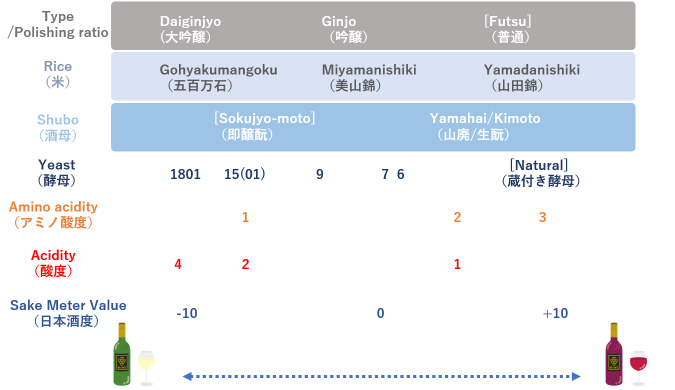
#> input picture advanced_wine.png, 1350 x 779 px (shown at 1/2 size)
$ python wine-advanced-straightline-diagram-creation.py
#> lines starting #> are read from the running program, lines starting #| are printed output that depends on the picture
from PIL import Image, ImageDraw

saketype = 45  # 15:大吟醸 45:吟醸 52:特別純米 60:純米 76:普通
saketype_line = "solid"

rice = 50  # 18:五百万石 50:美山錦 80:山田錦
rice_line ="dotted"

fstarter = 70  # 30:速醸酛 70:山廃 78:生酛
fstarter_line = "solid"

yeast = 12  # 12:1801 23:15(01) 38:9 50:7 53:6
yeast_line = "solid"

ForR = 100  # 0:Fruit 100:Rice

amino = 82  # 26:1 66:2 82:3
amino_line = "solid"

acid = 67  # 13:4 15:3 26:2 67:1
acid_line = "dotted"

svm = 51  # 15:-10 51:0 86:10
svm_line = "solid"

DorS = 30  # 0:Dry 100:Sweet

# ラインの一番左のピクセル
av_line_start_left = 222
# ラインの一番右のピクセル
av_line_end_right = 1270
# ラインの一番左から一番右までの長さ
av_line_length = av_line_end_right - av_line_start_left
# パーセンテージを掛けて長さを計算するための定数
av_line_add = av_line_length/100

# 酵母の配置が少し右にずれているので、それを修正するためのオフセット
yeast_offset = 22


def draw_custom_lines(image_path, lines):
    """
    Draw lines with custom settings on an image.

    :param image_path: Path to the image.
    :param lines: List of tuples, each containing (start_x, start_y, end_x, end_y, line_type, width)
                  where line_type is "solid" or "dotted" and width is the line thickness.
    """
#> called with image_path = 'advanced_wine.png'
    # Open the image
    with Image.open(image_path) as img:
#> img is the input picture: PIL image 1350x779 RGBA; mean R, G, B, A 230.4, 233.7, 238.6, 255
        draw = ImageDraw.Draw(img)

        # Function to draw a dotted line
        def draw_dotted_line(start, end, width):
            line_length = ((end[0] - start[0])**2 + (end[1] - start[1])**2)**0.5
            dots = int(line_length / 12)
            for i in range(dots):
                segment_start = (start[0] + (end[0] - start[0]) * i / dots, start[1] + (end[1] - start[1]) * i / dots)
                segment_end = (start[0] + (end[0] - start[0]) * (i + 0.5) / dots, start[1] + (end[1] - start[1]) * (i + 0.5) / dots)
                draw.line([segment_start, segment_end], fill="orange", width=width)


        # Iterate over the lines and draw each one
        for start_x, start_y, end_x, end_y, line_type, width in lines:
            start, end = (start_x, start_y), (end_x, end_y)
            if line_type == "solid":
                draw.line([start, end], fill="orange", width=width)
                # draw.line([(start_x, start_y), (end_x, end_y)], fill="orange", width=width)
            elif line_type == "dotted":
                draw_dotted_line(start, end, width)

        # Save or display the modified image
        img.save("advanced_wine-lined.png")
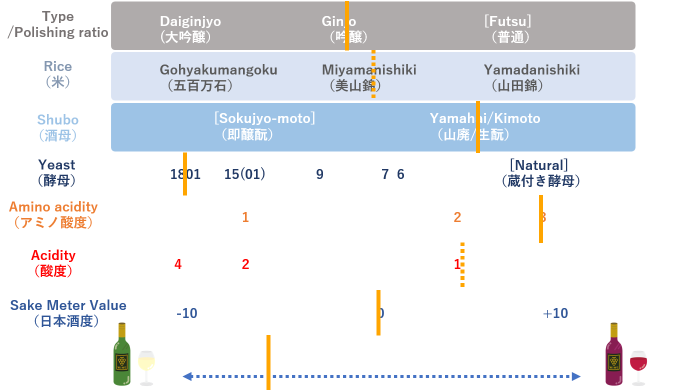
#> saved as advanced_wine-lined.png: PIL image 1350x779 RGBA (shown at 1/2 size); mean R, G, B, A 230.5, 233.4, 237.4, 255
        img.show()


# 描くラインをリストで提供
lines = [
    (av_line_start_left+saketype*av_line_add, 2, av_line_start_left+saketype*av_line_add, 100, saketype_line, 8),  # Dotted line from (start-tupple) to (end-tupple) with thickness 8
    (av_line_start_left+rice*av_line_add, 100, av_line_start_left+rice*av_line_add, 202, rice_line, 8),
    (av_line_start_left+fstarter*av_line_add, 202, av_line_start_left+fstarter*av_line_add, 305, fstarter_line, 8),
    (av_line_start_left+yeast*av_line_add+yeast_offset, 305, av_line_start_left+yeast*av_line_add+yeast_offset, 390, yeast_line, 8),
    (av_line_start_left+amino*av_line_add, 390, av_line_start_left+amino*av_line_add, 485, amino_line, 8),
    (av_line_start_left+acid*av_line_add, 485, av_line_start_left+acid*av_line_add, 580, acid_line, 8),
    (av_line_start_left+svm*av_line_add, 580, av_line_start_left+svm*av_line_add, 670, svm_line, 8),
    (av_line_start_left+DorS*av_line_add, 670, av_line_start_left+DorS*av_line_add, 780, "solid", 8),
]

draw_custom_lines("advanced_wine.png", lines)

$ run again, with advanced.png copied over advanced_wine.png
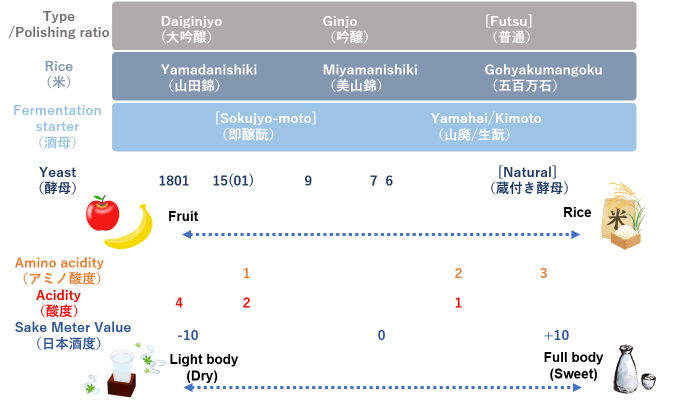
#> input picture advanced.png, 1350 x 800 px (shown at 1/2 size)
#> in draw_custom_lines, img is the input picture: PIL image 1350x800 RGBA; mean R, G, B, A 222.9, 226.6, 231.6, 255
#> in draw_custom_lines, `img.save("advanced_wine-lined.png")`:
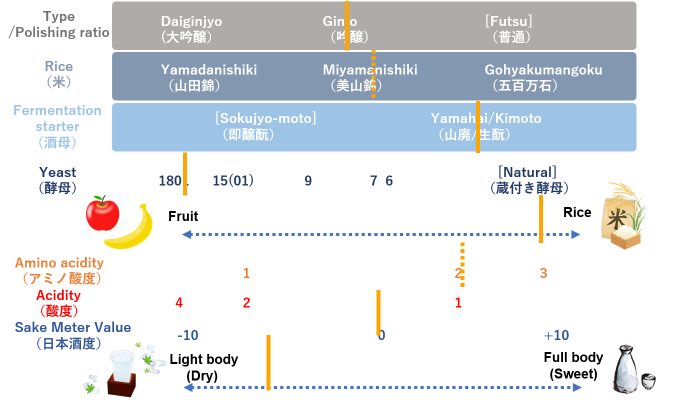
#> saved as advanced_wine-lined.png: PIL image 1350x800 RGBA (shown at 1/2 size); mean R, G, B, A 223.1, 226.3, 230.4, 255

$ run again, with basic.png copied over advanced_wine.png
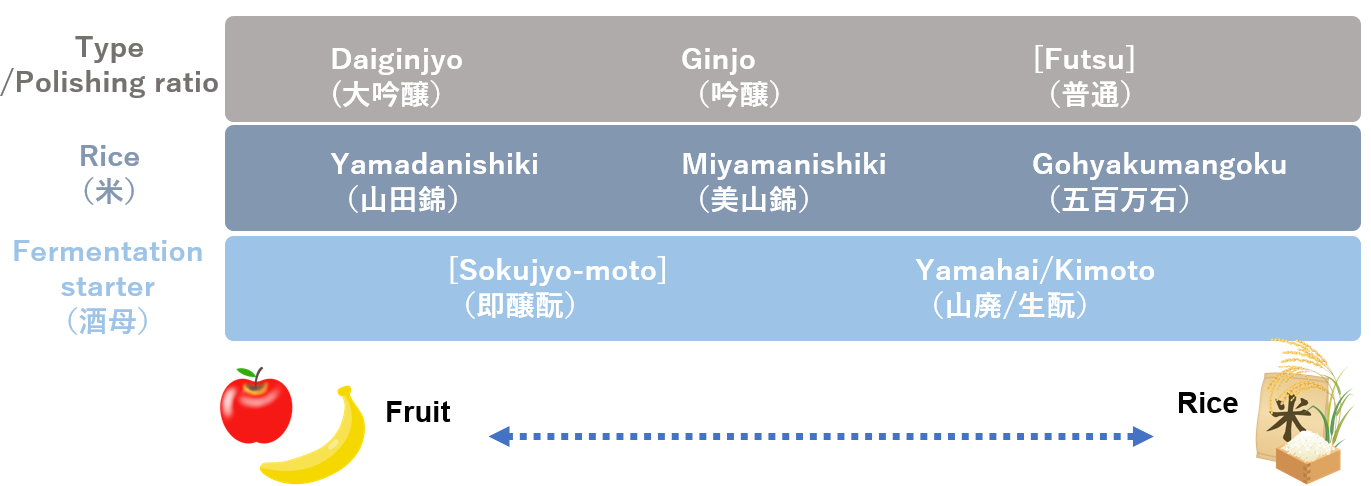
#> input picture basic.png, 1371 x 486 px
#> in draw_custom_lines, img is the input picture: PIL image 1371x486 RGBA; mean R, G, B, A 201.2, 208.9, 217.7, 255
#> in draw_custom_lines, `img.save("advanced_wine-lined.png")`:
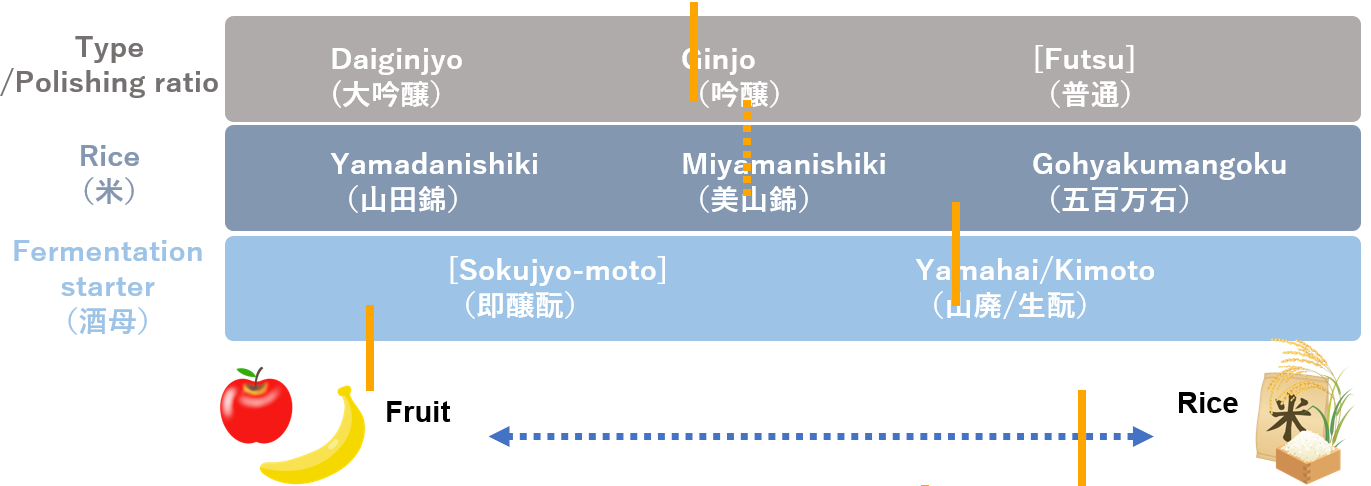
#> saved as advanced_wine-lined.png: PIL image 1371x486 RGBA; mean R, G, B, A 201.5, 208.6, 216.5, 255

$ run again, with basic_wine.png copied over advanced_wine.png
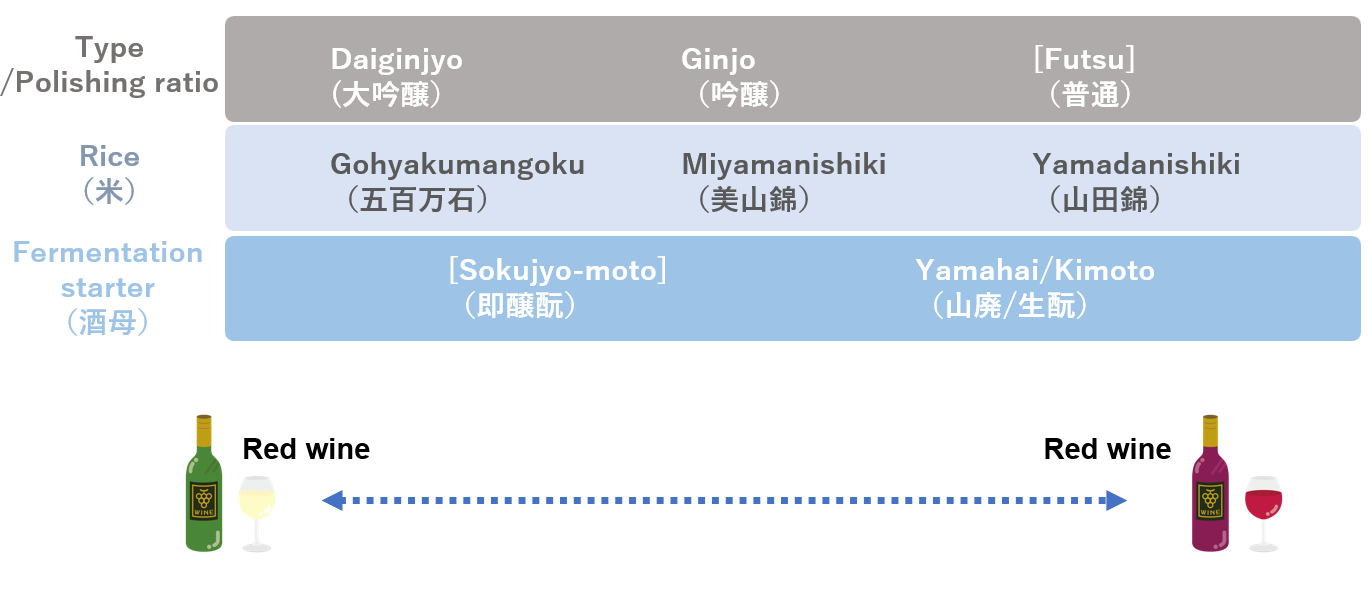
#> input picture basic_wine.png, 1371 x 595 px
#> in draw_custom_lines, img is the input picture: PIL image 1371x595 RGBA; mean R, G, B, A 219.6, 225.5, 232.6, 255
#> in draw_custom_lines, `img.save("advanced_wine-lined.png")`:
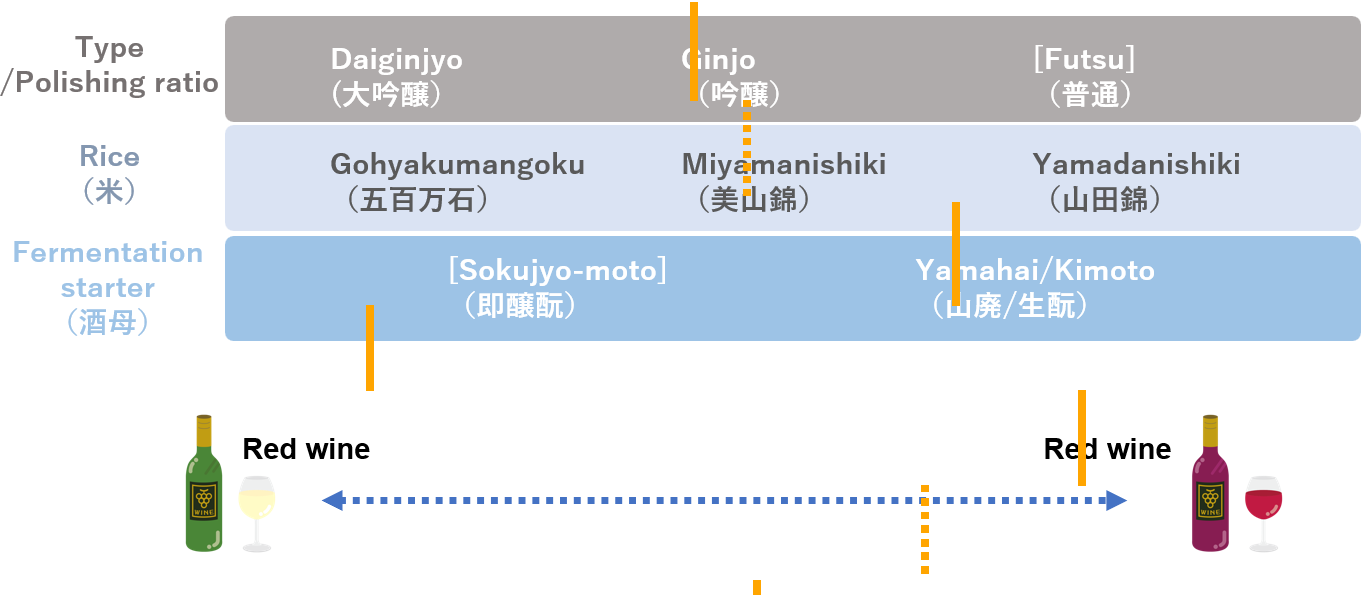
#> saved as advanced_wine-lined.png: PIL image 1371x595 RGBA; mean R, G, B, A 219.8, 225.2, 231.4, 255
